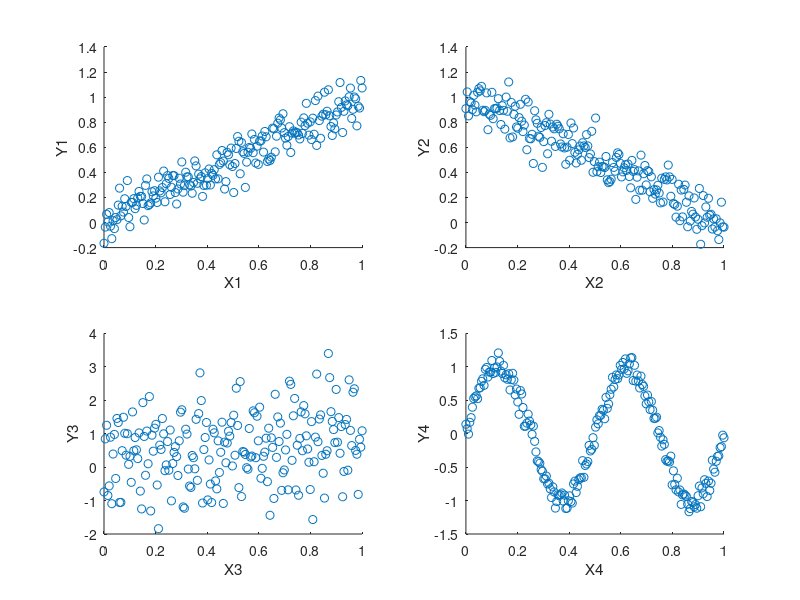

Here is the MATLAB script that generated this plot:
% Load the data into a struct
S = load('CorrelationData');

% From struct to global
X1=S.X1;
Y1=S.Y1;
Y2=S.Y2;
Y3=S.Y3;
Y4=S.Y4;
X2=S.X2;
X3=S.X3;
X4=S.X4;

% Plot the four pairs
subplot(2,2,1);
scatter(X1,Y1);
xlabel('X1');
ylabel('Y1');

subplot(2,2,2);
scatter(X2,Y2);
xlabel('X2');
ylabel('Y2');

subplot(2,2,3);
scatter(X3,Y3);
xlabel('X3');
ylabel('Y3');

subplot(2,2,4);
scatter(X4,Y4);
xlabel('X4');
ylabel('Y4');